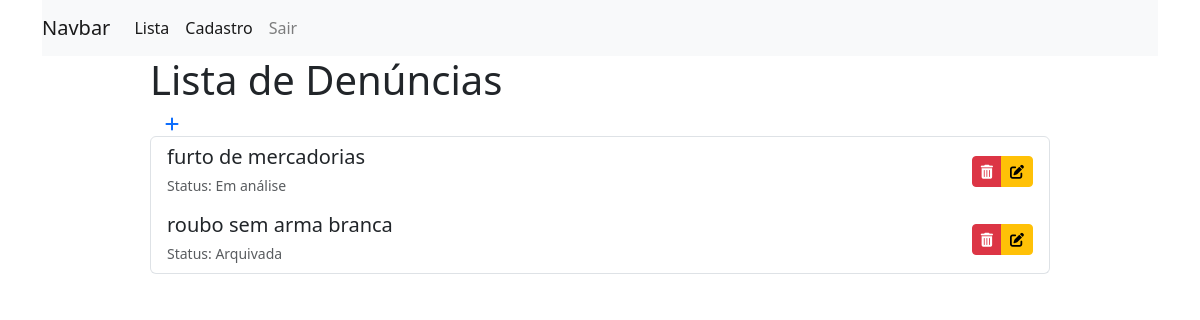
The app's page / (signed in), older data.
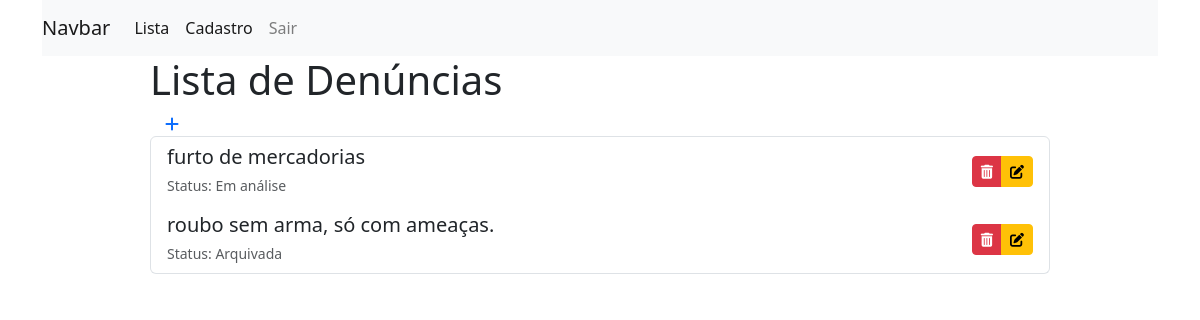
The same page, newer data.
### denuncia/models.py (models this page shows, shortened)
class Denuncia(models.Model):
    STATUS=(
        ('analysis', 'Em análise'),
        ('archived', 'Arquivada'),
        ('completed', 'Concluída'),
    )
    nome = models.CharField(max_length=255, verbose_name="Nome completo",  blank=False,null=False)
    cpf = models.CharField(max_length=255, verbose_name="CPF",  blank=False,null=False)
    endereco = models.TextField(max_length=255, verbose_name="Endereço completo",  blank=False,null=False)
    descricao = models.TextField(max_length=255, verbose_name="Descricao",  blank=False,null=False)
    celular = models.CharField(max_length=255, verbose_name="Celular",  blank=True,null=True)
    status_denuncia = models.CharField(
        max_length=10, verbose_name="Status",
         blank=False,null=False, choices=STATUS)
    created_at =models.DateTimeField(auto_now_add= True)
    update_at =models.DateTimeField(auto_now= True)

### denuncia/views.py (the view)
# urls.py: path('',  login_required(views.denunciaList), name="denuncia_list"),
def denunciaList(request):
    denuncia = Denuncia.objects.all().order_by('-created_at')
    return render(request, 'denuncia/list.html', {'denuncia':denuncia})

### denuncia/templates/denuncia/list.html (shortened to what this page needs)
{%extends 'base.html'%}
{%block content%}
<div class="offset-1 col-10  list-div">
<h1>Lista de Denúncias</h1>
    <a href="/denuncia/add">
        <div class="col-2 add-div">
            <i class="fas fa-plus"></i>
        </div>
    </a>
    <ul class="list-group">
        {%for den in denuncia%}
        <li class="list-group-item d-flex justify-content-between align-items-center denuncia-item">
            <div>
            <h5 class="mb-1">
                <a href="/denuncia/{{ den.id }}" class="text-decoration-none text-dark">
                    {{ den.descricao }}
                </a>
            </h5>
            <small class="text-muted">Status: {{ den.get_status_denuncia_display }}</small>
        </div>
        <div class="btn-group">
            <a href="/denuncia/delete/{{ den.id }}" class="btn btn-sm btn-danger">
            <span><i class="fas fa-trash-alt"></i></span>
            </a>
            <a href="/denuncia/edit/{{den.id}}" class="btn btn-sm btn-warning">
            <span><i class="fas fa-edit"></i></span>
            </a>
            </div>
        </li>
        {% endfor%}
    </ul>
</div>
{%endblock%}

Row changes from the older to the newer data that the page shows:
changed Denuncia "Arquivada": descricao "roubo sem arma branca" → "roubo sem arma, só com ameaças."
